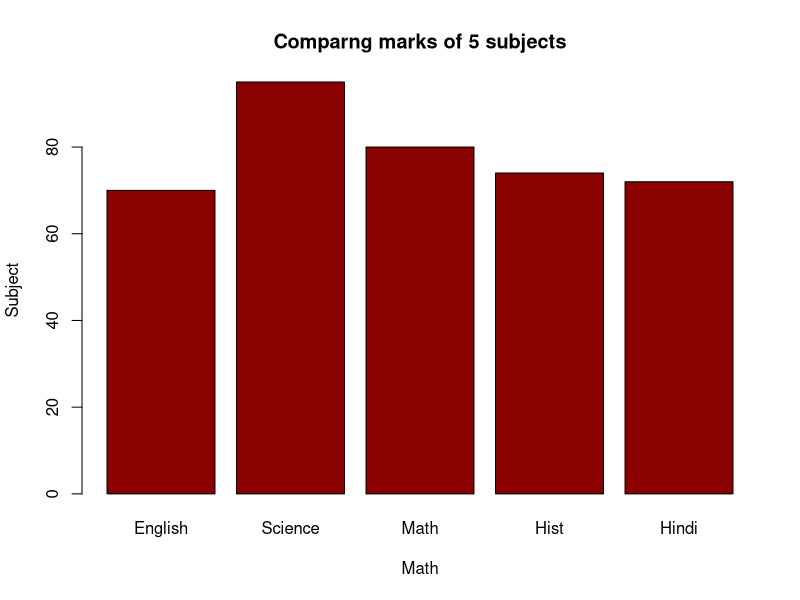

R code for this plot:
marks =c(70,95,80,74,72)
barplot(marks,main="Comparng marks of 5 subjects",xlab="Math",ylab="Subject",names.arg=c("English","Science","Math","Hist","Hindi"),
col="darkred",horiz=FALSE)